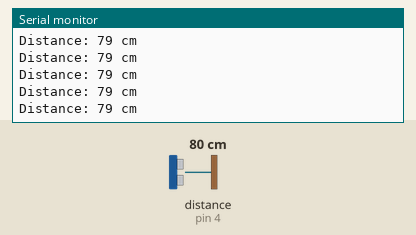
A sketch run on a simulated Arduino Uno, built with avr-gcc and run on an emulated ATmega328P. Shown: the last lines printed to the serial monitor. Wiring (inferred from the names in the program): ultrasonic range finder: trigger pin 5; echo pin 4. The inputs (shaded band) are chosen by the test bench; at power-on: distance to the obstacle (sensor on pin 4) 80 cm. The echo pulse lasts 58.3 µs per cm.

Above: at 1.2 s.
1.3 s: distance to the obstacle (sensor on pin 4) set to 2 cm
At 2.4 s:
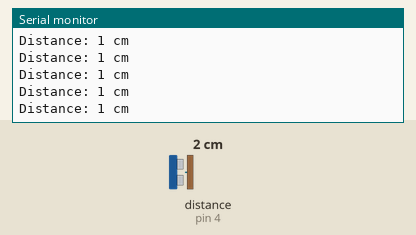
4.3 s: distance to the obstacle (sensor on pin 4) set to 120 cm
At 5.0 s:
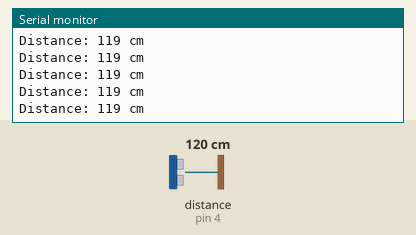
7.3 s: distance to the obstacle (sensor on pin 4) set to 4 cm
At 8.1 s:
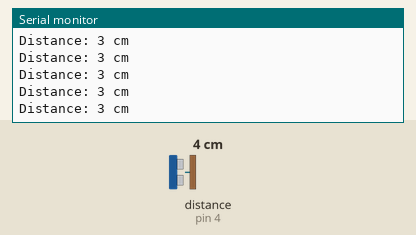
10.3 s: distance to the obstacle (sensor on pin 4) set to 18 cm
At 11.4 s:
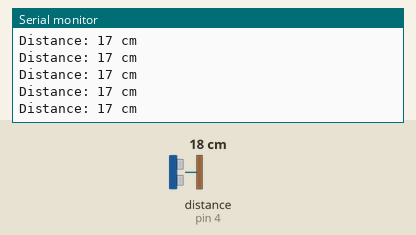
19.3 s: distance to the obstacle (sensor on pin 4) set to 9 cm
At 19.8 s:
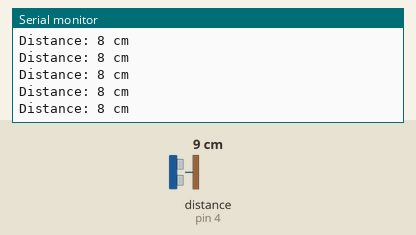
Timing chart, 0 to 22.3 s (numbered marks = the images above; inputs shaded):
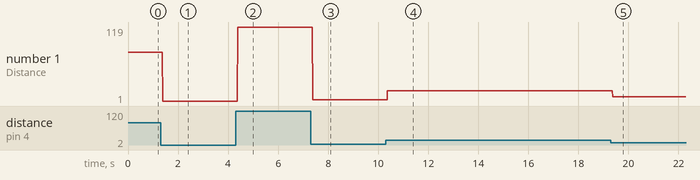

Measured:
- after the input at 1.3 s, the serial monitor: prints a new line after 0.08 s (image 1)
- after the input at 4.3 s, the serial monitor: prints a new line after 0.08 s (image 2)
- after the input at 7.3 s, the serial monitor: prints a new line after 0.07 s (image 3)
- after the input at 10.3 s, the serial monitor: prints a new line after 0.07 s (image 4)
- after the input at 19.3 s, the serial monitor: prints a new line after 0.07 s (image 5)
- plotted number 1: 79 → 1 after the input at 1.3 s, 1 → 119 after the input at 4.3 s, 119 → 3 after the input at 7.3 s, 3 → 17 after the input at 10.3 s, 17 → 8 after the input at 19.3 s

The sketch:

Ultrasonic_Sensor.ino
```cpp
// defines variables
long duration; // variable for the duration of sound wave travel
int distance; // variable for the distance measurement

//define pins
int trig=5;
int echo=4;

void setup() {
  //Defining Pins
  pinMode(trig, OUTPUT);
  pinMode(echo, INPUT);
  Serial.begin(9600);
}
void loop() {
  digitalWrite(trig, LOW);
  delayMicroseconds(2);
  digitalWrite(trig, HIGH);
  delayMicroseconds(10);
  digitalWrite(trig, LOW);
  duration = pulseIn(echo, HIGH);
  distance = duration * 0.0343 / 2;
  Serial.print("Distance: ");
  Serial.print(distance);
  Serial.println(" cm");
  delayMicroseconds(30);
}
```
